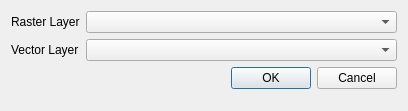
<?xml version="1.0" encoding="UTF-8"?>
<ui version="4.0">
 <class>Dialog</class>
 <widget class="QDialog" name="Dialog">
  <property name="geometry">
   <rect>
    <x>0</x>
    <y>0</y>
    <width>408</width>
    <height>111</height>
   </rect>
  </property>
  <property name="windowTitle">
   <string>Import Profiles</string>
  </property>
  <layout class="QFormLayout" name="formLayout">
   <item row="1" column="1">
    <widget class="QgsMapLayerComboBox" name="mRasterSourceBox">
     <property name="showCrs">
      <bool>true</bool>
     </property>
    </widget>
   </item>
   <item row="2" column="0">
    <widget class="QLabel" name="label_2">
     <property name="text">
      <string>Vector Layer</string>
     </property>
    </widget>
   </item>
   <item row="5" column="0" colspan="2">
    <widget class="QDialogButtonBox" name="buttonBox">
     <property name="orientation">
      <enum>Qt::Horizontal</enum>
     </property>
     <property name="standardButtons">
      <set>QDialogButtonBox::Cancel|QDialogButtonBox::Ok</set>
     </property>
    </widget>
   </item>
   <item row="1" column="0">
    <widget class="QLabel" name="label">
     <property name="text">
      <string>Raster Layer</string>
     </property>
    </widget>
   </item>
   <item row="2" column="1">
    <widget class="QgsMapLayerComboBox" name="mVectorSourceBox">
     <property name="showCrs">
      <bool>true</bool>
     </property>
    </widget>
   </item>
  </layout>
 </widget>
 <customwidgets>
  <customwidget>
   <class>QgsMapLayerComboBox</class>
   <extends>QComboBox</extends>
   <header>qgsmaplayercombobox.h</header>
  </customwidget>
 </customwidgets>
 <resources/>
 <connections>
  <connection>
   <sender>buttonBox</sender>
   <signal>accepted()</signal>
   <receiver>Dialog</receiver>
   <slot>accept()</slot>
   <hints>
    <hint type="sourcelabel">
     <x>248</x>
     <y>254</y>
    </hint>
    <hint type="destinationlabel">
     <x>157</x>
     <y>274</y>
    </hint>
   </hints>
  </connection>
  <connection>
   <sender>buttonBox</sender>
   <signal>rejected()</signal>
   <receiver>Dialog</receiver>
   <slot>reject()</slot>
   <hints>
    <hint type="sourcelabel">
     <x>316</x>
     <y>260</y>
    </hint>
    <hint type="destinationlabel">
     <x>286</x>
     <y>274</y>
    </hint>
   </hints>
  </connection>
 </connections>
</ui>
